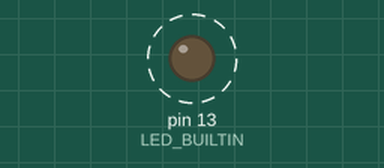
A sketch run on a simulated Arduino Uno, built with avr-gcc and run on an emulated ATmega328P. Shown: output pins drawn as LEDs (lit = HIGH). Dashed ring = blinking. What the sketch prints to the serial monitor is not drawn.

Above: at 0.6 s.
Timing chart, 0 to 3.0 s (numbered marks = the images above):
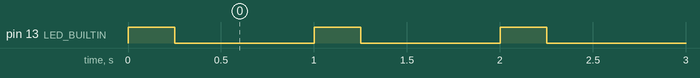

The sketch:

heartbeat.ino
```cpp
void setup() {
  pinMode(LED_BUILTIN, OUTPUT);
  Serial.begin(115200);
}

void loop() {
  static unsigned long count = 0;

  digitalWrite(LED_BUILTIN, HIGH);
  Serial.print("heartbeat ");
  Serial.println(count++);
  delay(250);

  digitalWrite(LED_BUILTIN, LOW);
  delay(750);
}
```

Measured:
- by itself, pin 13 (LED_BUILTIN): alternates HIGH for 0.25 s and LOW for 0.75 s
